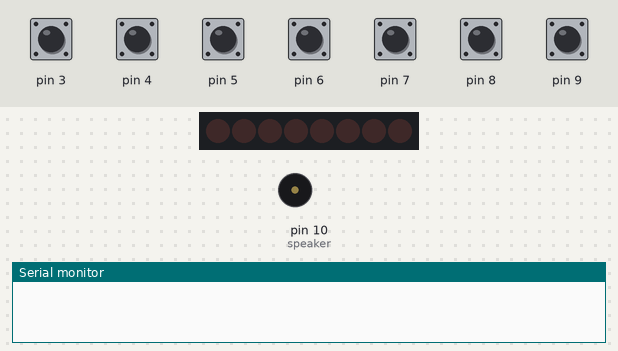
This sketch was run on a simulated Arduino Uno, built with avr-gcc and run on an emulated ATmega328P. Parts: 8 shift-register outputs drawn as a row of LEDs (first output left, lit = HIGH), buzzer (waves = sounding), the last lines printed to the serial monitor. Wiring (inferred from the names in the program): shift register (74HC595): data pin 11; shift clock pin 12; latch pin 13. Wiring (inferred from the signals the program sends): row of LEDs: on Q0, Q1, Q2, Q3, Q4, Q5, Q6, Q7. The inputs (shaded band) are chosen by the test bench; at power-on: pin 3–9 HIGH.

Above: at 1.2 s.
1.3 s: pin 3 pulled LOW for 0.15 s
At 1.41 s:
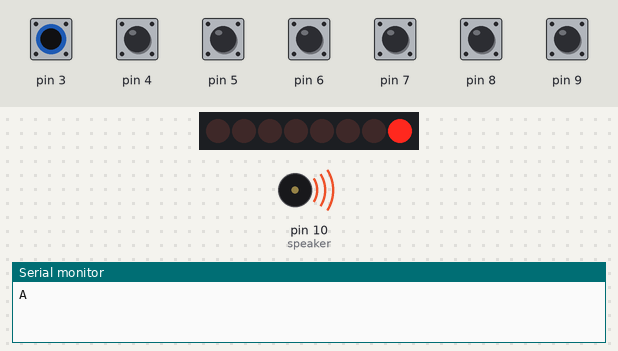
2.9 s: pin 4 pulled LOW for 1 s
At 3.7 s:
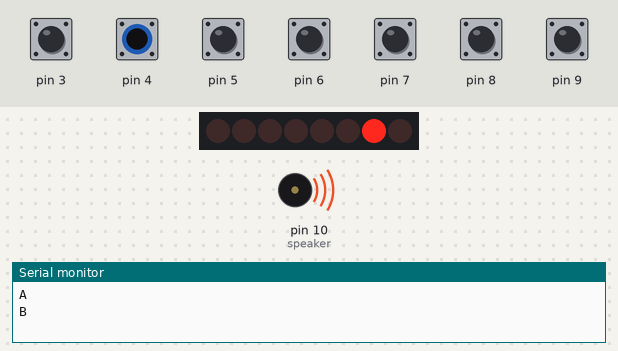
5.4 s: pin 5 pulled LOW for 0.15 s
At 5.49 s:
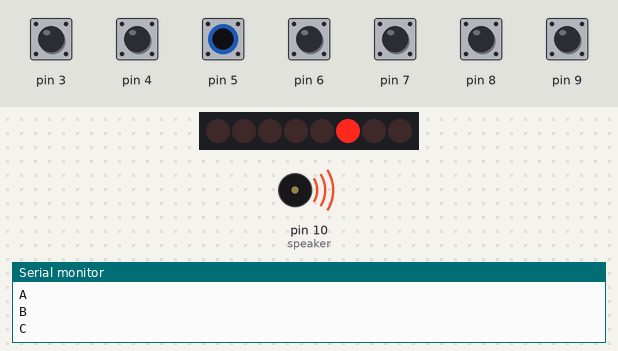
7.0 s: pin 6 pulled LOW for 0.15 s
At 7.09 s:
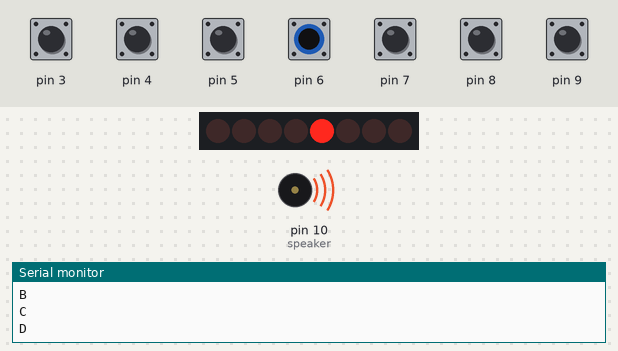
8.6 s: pin 7 pulled LOW for 0.15 s
At 8.69 s:
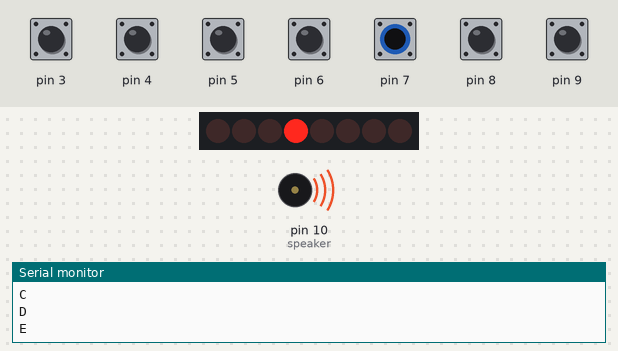
10.2 s: pin 8 pulled LOW for 0.15 s
At 10.29 s:
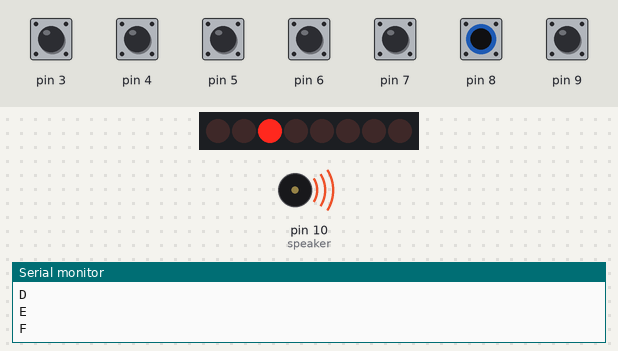
Timing chart, 0 to 12.8 s (numbered marks = the images above; inputs shaded):
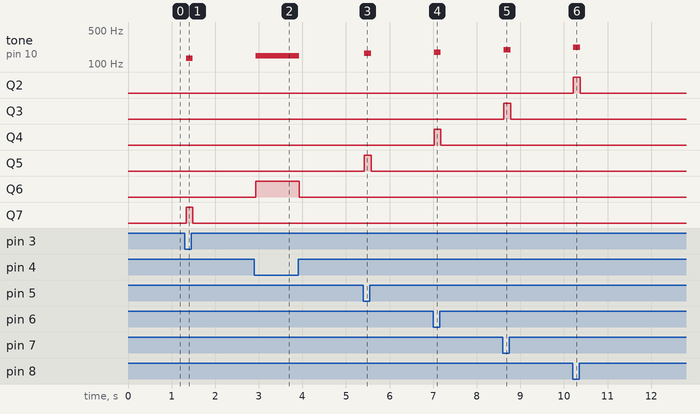

Measured:
- after the input at 1.3 s, tone on pin 10 (speaker): silent → 131 Hz at once, → silent 0.16 s later; Q7: LOW → HIGH at once, → LOW 0.16 s later
- after the input at 2.9 s, tone on pin 10 (speaker): silent → 147 Hz at once, → silent 1.0 s later; Q6: LOW → HIGH at once, → LOW 1.0 s later
- after the input at 5.4 s, tone on pin 10 (speaker): silent → 165 Hz at once, → silent 0.16 s later; Q5: LOW → HIGH at once, → LOW 0.16 s later
- after the input at 7.0 s, tone on pin 10 (speaker): silent → 175 Hz at once, → silent 0.16 s later; Q4: LOW → HIGH at once, → LOW 0.16 s later
- after the input at 8.6 s, tone on pin 10 (speaker): silent → 196 Hz at once, → silent 0.16 s later; Q3: LOW → HIGH at once, → LOW 0.16 s later
- after the input at 10.2 s, tone on pin 10 (speaker): silent → 220 Hz at once, → silent 0.16 s later; Q2: LOW → HIGH at once, → LOW 0.16 s later

The sketch:

proyecto_telecom.ino
```cpp
#include <CapacitiveSensor.h>

//Pin conectado a latch pin del 74HC595 ST-CP
const int latchPin = 13;
//Pin conectado a clock pin (SH_CP)
const int clockPin = 12;
////Pin conectado a Data in (DS)
const int dataPin = 11;
//crear un nuevo pin para los otros leds
#define speaker 10
int sensib = 200;

CapacitiveSensor   cs_2_3 = CapacitiveSensor(2, 3);
CapacitiveSensor   cs_2_4 = CapacitiveSensor(2, 4);
CapacitiveSensor   cs_2_5 = CapacitiveSensor(2, 5);
CapacitiveSensor   cs_2_6 = CapacitiveSensor(2, 6);
CapacitiveSensor   cs_2_7 = CapacitiveSensor(2, 7);
CapacitiveSensor   cs_2_8 = CapacitiveSensor(2, 8);
CapacitiveSensor   cs_2_9 = CapacitiveSensor(2, 9);

boolean noPresionado1 = false;
boolean noPresionado2 = false;
boolean noPresionado3 = false;
boolean noPresionado4 = false;
boolean noPresionado5 = false;
boolean noPresionado6 = false;
boolean noPresionado7 = false;

void setup() {
  Serial.begin(9600);
  pinMode(latchPin, OUTPUT);
  pinMode(clockPin, OUTPUT);
  pinMode(dataPin, OUTPUT);
}

void loop()
{
  // Set a timer.
  long start = millis();

  // Set the sensib of the sensors.
  long total1 =  cs_2_3.capacitiveSensor(30);
  long total2 =  cs_2_4.capacitiveSensor(30);
  long total3 =  cs_2_5.capacitiveSensor(30);
  long total4 =  cs_2_6.capacitiveSensor(30);
  long total5 =  cs_2_7.capacitiveSensor(30);
  long total6 =  cs_2_8.capacitiveSensor(30);
  long total7 =  cs_2_9.capacitiveSensor(30);


  if (total1 >= sensib * 12 && noPresionado1 == false) { //PARA LA TECLA 1
    tone(speaker, 131); //DO
    Serial.println('A');
    encender(1);
    noPresionado1 = true;
  }
  if (noPresionado1 == true && total1 <= sensib * 12) {
    apagar();
    noPresionado1 = false;
  }
  if (total2 >= sensib * 12 && noPresionado2 == false) { //PARA LA TECLA 2
    tone(speaker, 147);//RE
    Serial.println('B');
    encender(2);
    noPresionado2 = true;
  }
  if (noPresionado2 == true && total2 <= sensib * 12) {
    apagar();
    noPresionado2 = false;
  }
  if (total3 >= sensib * 12 && noPresionado3 == false) { //PARA LA TECLA 3
    tone(speaker, 165);//MI
    Serial.println('C');
    encender(4);
    noPresionado3 = true;
  }
  if (noPresionado3 == true && total3 <= sensib * 12) {
    apagar();
    noPresionado3 = false;
  }
  if (total4 >= sensib * 12 && noPresionado4 == false) {//PARA LA TECLA 4
    tone(speaker, 175);//FA
    Serial.println('D');
    encender(8);
    noPresionado4 = true;
  }
  if (noPresionado4 == true && total4 <= sensib * 12) {
    apagar();
    noPresionado4 = false;
  }
  if (total5 >= sensib * 12 && noPresionado5 == false) {//para la tecla 5
    tone(speaker, 196);//SOL
    Serial.println('E');
    encender(16);
    noPresionado5 = true;
  }
  if (noPresionado5 == true && total5 <= sensib * 12) {
    apagar();
    noPresionado5 = false;
  }
  if (total6 >= sensib * 12 && noPresionado6 == false) {//PARA LA TECLA 6
    tone(speaker, 220);//LA
    Serial.println('F');
    encender(32);
    noPresionado6 = true;
  }
  if (noPresionado6 == true && total6 <= sensib * 12) {
    apagar();
    noPresionado6 = false;
  }
  if (total7 >= sensib * 12 && noPresionado7 == false) {//PARA LA TECLA 7
    tone(speaker, 247);//SI
    Serial.println('B');
    encender(64);
    noPresionado7 = true;
  }
  if (noPresionado7 == true && total7 <= sensib * 12) {
    apagar();
    noPresionado7 = false;
  }


  if (total1 <= 500  &  total2 <= 500  &  total3 <= 500 & total4 <= 500  &  total5 <= 500  &  total6 <= 500 &  total7 <= 500)
    noTone(speaker);

  delay(5);
}


void encender(int num) {
  digitalWrite(latchPin, LOW);
  shiftOut(dataPin, clockPin, LSBFIRST, num);
  digitalWrite(latchPin, HIGH);
}
void apagar() {
  digitalWrite(latchPin, LOW);
  shiftOut(dataPin, clockPin, LSBFIRST, 0);
  digitalWrite(latchPin, HIGH);
}
```
